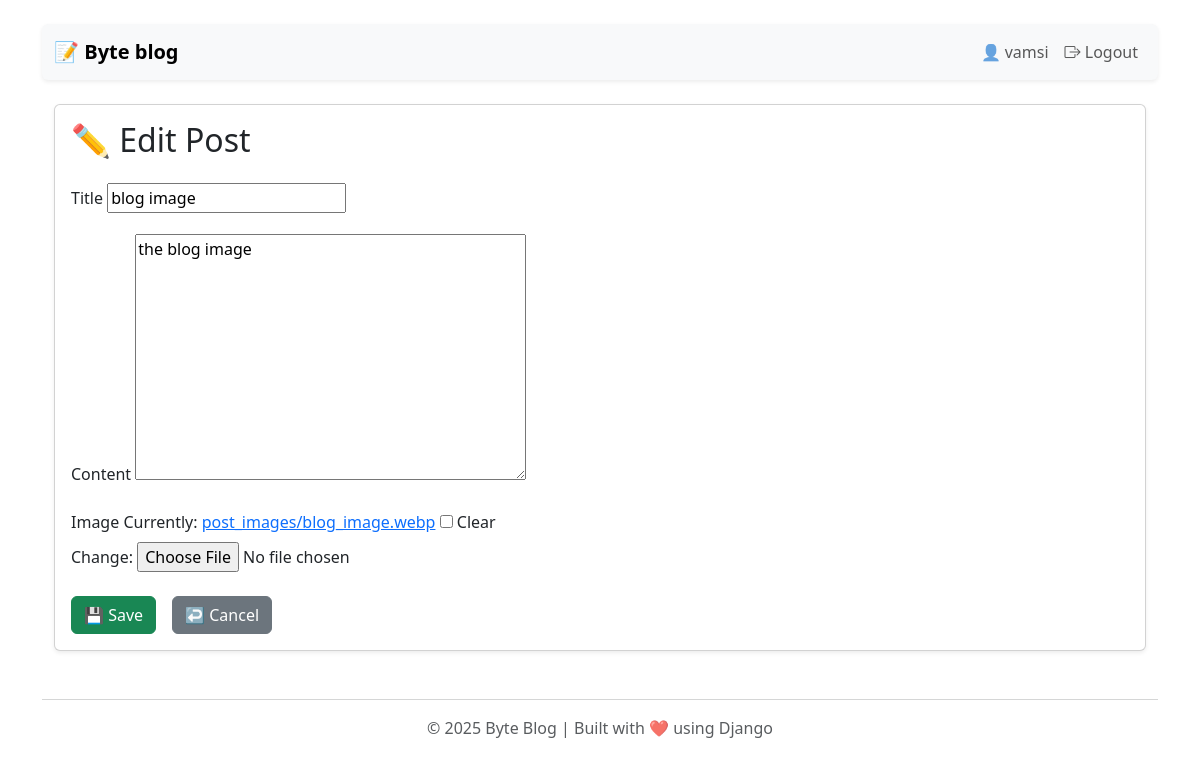
The app's page /post/34/edit/ (signed in) with its own data.
### blog/models.py (models this page shows, shortened)
class Post(models.Model):
    title=models.CharField(max_length=200)
    image = models.ImageField(upload_to='post_images/', blank=True, null=True)
    content=models.TextField()
    date_created=models.DateTimeField(auto_now_add=True)
    author = models.ForeignKey(User, on_delete=models.CASCADE ,default=1)

### blog/views.py (the view)
# urls.py: path('post/<int:post_id>/edit/',views.post_edit,name='post_edit'),
@login_required
def post_edit(request, post_id):
    post = get_object_or_404(Post, id=post_id)
    if request.method == "POST":
        form = postform(request.POST, request.FILES, instance=post)
        if form.is_valid():
            post = form.save()
            return redirect('post_detail', post_id=post.id)
    else:
        form = postform(instance=post)
    return render(request, 'blog/post_edit.html', {'form': form})

### blog/forms.py
class postform(forms.ModelForm):
    class Meta:
        model=Post
        fields=['title','content','image']

### templates/blog/post_edit.html (shortened to what this page needs)
{% extends 'blog/base.html' %}
{% block content %}
<div class="container mt-4">
  <div class="card shadow-sm">
    <div class="card-body">
      <h2 class="card-title mb-4">
        {{ form.instance.pk|yesno:"✏️ Edit Post,🆕 New Post" }}
      </h2>
      <form method="POST" enctype="multipart/form-data" novalidate>
        {% for field in form %}
          <div class="mb-3">
            <label for="{{ field.id_for_label }}" class="form-label">
              {{ field.label }}
            </label>
            {{ field }}
          </div>
        {% endfor %}
        <div class="d-flex gap-3 mt-4">
          <button type="submit" class="btn btn-success">
            💾 Save
          </button>
          <a href="{% url 'home' %}" class="btn btn-secondary">↩️ Cancel</a>
        </div>
      </form>
    </div>
  </div>
</div>
{% endblock %}

### templates/blog/base.html (shortened to what this page needs)
{% load static %}
<!DOCTYPE html>
<html lang="en">
<head>
    <link href="https://cdn.jsdelivr.net/npm/bootstrap@5.3.3/dist/css/bootstrap.min.css" rel="stylesheet">
    <link href="https://cdn.jsdelivr.net/npm/bootstrap-icons@1.10.5/font/bootstrap-icons.css" rel="stylesheet">
</head>
<body class="container py-4">
<nav class="navbar navbar-expand-lg navbar-light bg-light shadow-sm rounded mb-4">
  <div class="container">
    <a class="navbar-brand fw-bold" href="/">📝 Byte blog</a>
    <div class="collapse navbar-collapse justify-content-end" id="navbarContent">
      <ul class="navbar-nav">
        {% if user.is_authenticated %}
          <li class="nav-item">
            <span class="nav-link">👤 {{ user.username }}</span>
          </li>
          <li class="nav-item">
            <a class="nav-link" href="{% url 'logout' %}"><i class="bi bi-box-arrow-right"></i> Logout</a>
          </li>
        {% else %}
          <li class="nav-item">
            <a class="nav-link" href="{% url 'login' %}"><i class="bi bi-box-arrow-in-right"></i> Login</a>
          </li>
        {% endif %}
      </ul>
    </div>
  </div>
</nav>
{% block content %}{% endblock %}
<footer class="text-center mt-5 text-muted">
  <hr>
  <p>© 2025 Byte Blog | Built with ❤️ using Django</p>
</footer>
</body>
</html>

### templates/blog/base.html (style rules this page uses)
body { transition: background-color 0.3s, color 0.3s; }

### records on screen
Post: instance.pk "✏️ Edit Post", form "blog image" "the blog image"

### other values on screen
{{ user.username }} "vamsi"
{{ field.label }} "Title" "Content" "Image"
